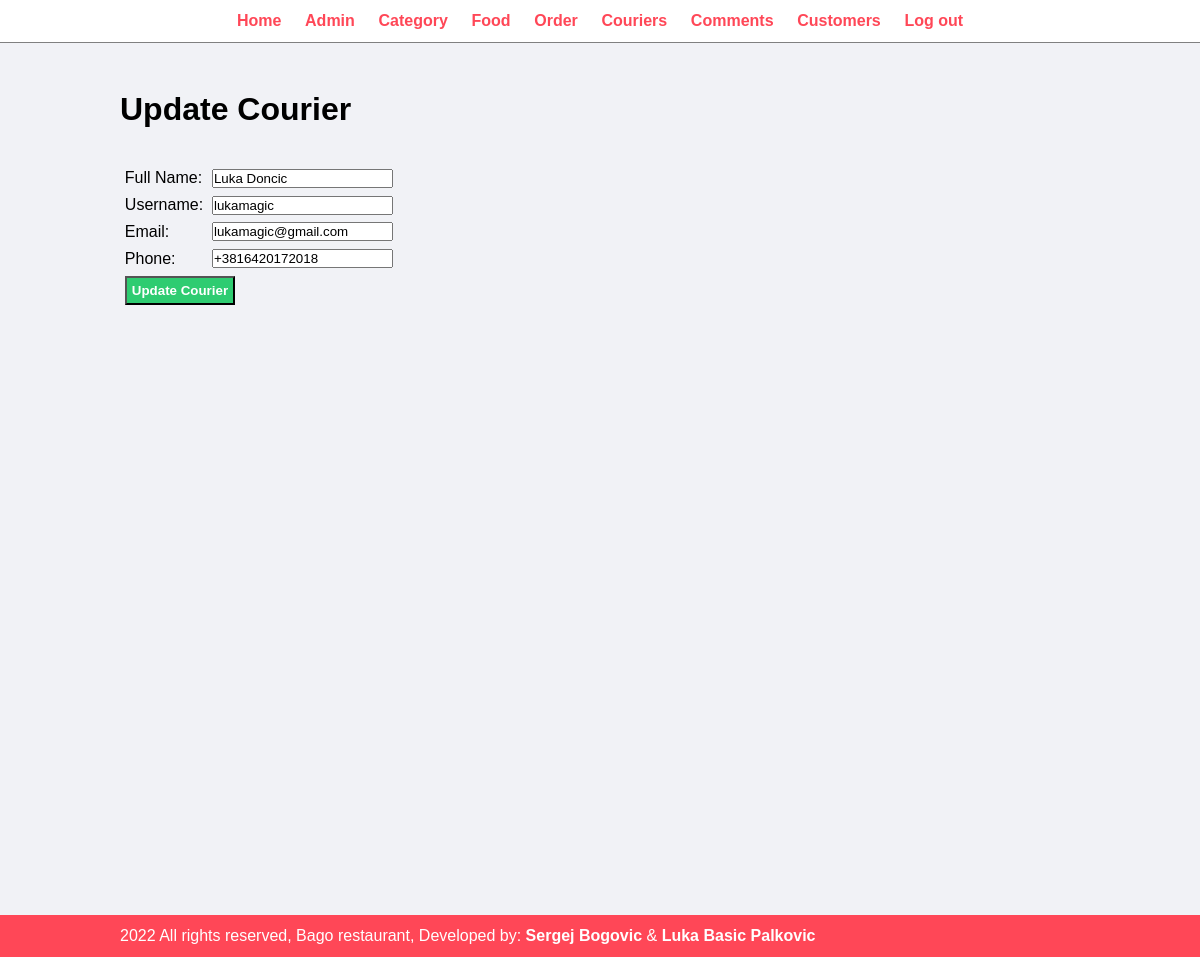
The app's page /admin/update-couriers.php?id=3 (signed in) with its own data.
### tables this page shows
CREATE TABLE `tbl_courires` (
  `id` int(10) UNSIGNED NOT NULL,
  `username` varchar(50) NOT NULL,
  `password` varchar(50) NOT NULL,
  `email` varchar(255) NOT NULL,
  `full_name` varchar(255) NOT NULL,
  `phone` varchar(50) NOT NULL
);

### admin/update-couriers.php (the view, shortened to what this page needs)
<?php include('partials/menu.php'); ?>
<div class="main-content">
    <div class="wrapper">
        <h1>Update Courier</h1>
        <br><br>
        <?php
        $id = $_GET['id'];
        $sql = "SELECT * FROM tbl_courires WHERE id=$id";
        $res = mysqli_query($conn, $sql);
        if ($res == true) {
            $count = mysqli_num_rows($res);
            if ($count == 1) {
                $row = mysqli_fetch_assoc($res);
                $full_name = $row['full_name'];
                $username = $row['username'];
                $phone = $row['phone'];
                $email = $row['email'];
            } else {
                header('location:' . SITEURL . 'admin/manage-couriers.php');
            }
        }
        ?>
        <form action="" method="POST">
            <table class="tbl-30">
                <tr>
                    <td>Full Name: </td>
                    <td>
                        <input type="text" name="full_name" value="<?php echo $full_name ?>">
                    </td>
                </tr>
                <tr>
                    <td>Username: </td>
                    <td>
                        <input type="text" name="username" value="<?php echo $username ?>">
                    </td>
                </tr>
                <tr>
                    <td>Email: </td>
                    <td>
                        <input type="email" name="email" value="<?php echo $email ?>">
                    </td>
                </tr>
                <tr>
                    <td>Phone: </td>
                    <td>
                        <input type="text" name="phone" value="<?php echo $phone ?>">
                    </td>
                </tr>
                <tr>
                    <td colspan="2">
                        <input type="submit" name="submit" value="Update Courier" class="btn-secondary">
                    </td>
                </tr>
            </table>
        </form>
    </div>
</div>
<?php include('partials/footer.php'); ?>

### adminstyle/admin.css (style rules this page uses)
* { margin: 0; padding: 0; font-family: Arial, Helvetica, sans-serif; }
.wrapper { padding: 1%; width: 80%; margin: 0 auto; }
table tr td { padding: 1%; }
.tbl-30 { width: 30%; }
.btn-secondary { background-color: #2ecc71; padding: 1%; color: white; text-decoration: none; font-weight: bold; padding: 5px; }
.main-content { background-color: #f1f2f6; padding: 3% 0; position: relative; min-height: 100vh; }

### records on screen
tbl_courires: full_name "Luka Doncic", username "lukamagic", email "lukamagic@gmail.com", phone "+3816420172018"
